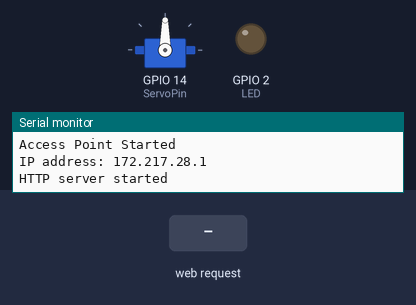
This sketch was run on a simulated ESP8266 (NodeMCU). On the bench: servo, output pins drawn as LEDs (lit = HIGH), the last lines printed to the serial monitor. Inputs (shaded band) come from the test bench.

Above: at 2.2 s.
2.3 s: HTTP request GET /setPOS received
At 3.5 s:
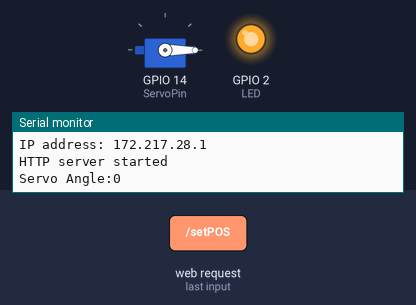
3.8 s: HTTP request GET /setPOS?servoPOS=120 received
At 4.9 s:
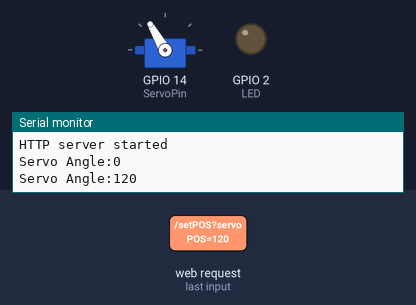
5.3 s: HTTP request GET /setPOS?servoPOS=0 received
At 6.0 s:
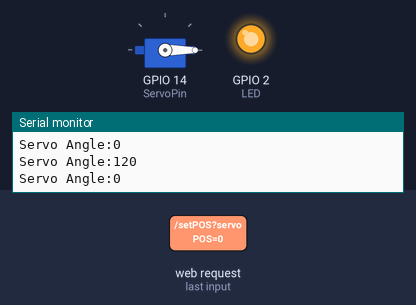
Timing chart, 0 to 8.3 s (numbered marks = the images above; inputs shaded):
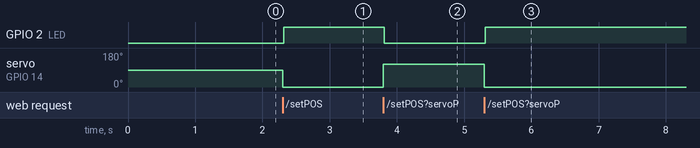

The sketch:

CaptivePortal_main.ino
```cpp
#include <ESP8266WiFi.h>
#include <DNSServer.h>
#include <ESP8266WebServer.h>
#include <Servo.h>
#include "index.h"
#define LED 2
#define ServoPin 14 // D5 is GPIO14

const byte DNS_PORT = 53;
IPAddress apIP(172, 217, 28, 1);
DNSServer dnsServer;

Servo myservo;
ESP8266WebServer server(80);

void handleServo() {
  String POS = server.arg("servoPOS");
  int pos = POS.toInt();
  myservo.write(pos); // tell servo to go to position
  delay(15);
  Serial.print("Servo Angle:");
  Serial.println(pos);
  digitalWrite(LED, !(digitalRead(LED))); // Toggle LED
  server.send(200, "text/plane", "");
}

String s = MAIN_page;

void setup() {

  delay(1000);
  Serial.begin(115200);
  Serial.println();

  pinMode(LED, OUTPUT);
  myservo.attach(ServoPin);
  WiFi.mode(WIFI_AP);
  WiFi.softAPConfig(apIP, apIP, IPAddress(255, 255, 255, 0));
  WiFi.softAP("SureLock","servo1234");
  Serial.println("Access Point Started");
  Serial.print("IP address: ");
  Serial.println(WiFi.softAPIP()); // IP address assigned to your ESP

  // if DNSServer is started with "*" for domain name, it will reply with
  // provided IP to all DNS request
  dnsServer.start(DNS_PORT, "*", apIP);

  // replay to all requests with same HTML
  server.onNotFound([]() {
    server.send(200, "text/html",s);
  });
  server.on("/setPOS", handleServo);
  server.begin();
  Serial.println("HTTP server started");
}

void loop() {
  dnsServer.processNextRequest();
  server.handleClient();
}
```

index.h
```cpp
const char MAIN_page[] PROGMEM = R"=====(
<!DOCTYPE html>
<html lang="en">
<head>
  <meta charset="UTF-8">
  <meta name="viewport" content="width=device-width, initial-scale=1.0">
  <title>Login Page</title>
  <style>
    .container {
      display: flex;
      justify-content: center;
      align-items: center;
      height: 100vh;
    }

    form {
      display: flex;
      flex-direction: column;
      align-items: center;
    }

    input, button {
      margin: 5px;
      padding: 10px;
    }

    .error-message {
      color: red;
      margin-bottom: 10px;
    }

    .switch {
  position: relative;
  display: inline-block;
  width: 60px;
  height: 34px;
}

.switch input {
  opacity: 0;
  width: 0;
  height: 0;
}

.slider {
  position: absolute;
  cursor: pointer;
  top: 0;
  left: 0;
  right: 0;
  bottom: 0;
  background-color: #ccc;
  -webkit-transition: .4s;
  transition: .4s;
}

.slider:before {
  position: absolute;
  content: "";
  height: 26px;
  width: 26px;
  left: 4px;
  bottom: 4px;
  background-color: white;
  -webkit-transition: .4s;
  transition: .4s;
}

input:checked + .slider {
  background-color: #2196F3;
}

input:focus + .slider {
  box-shadow: 0 0 1px #2196F3;
}

input:checked + .slider:before {
  -webkit-transform: translateX(26px);
  -ms-transform: translateX(26px);
  transform: translateX(26px);
}

.slider.round {
  border-radius: 34px;
}

.slider.round:before {
  border-radius: 50%;
}

  </style>
</head>
<body>
  <div class="container">
    <form id="loginForm" onsubmit="checkCredentials(event)">
      <input type="text" id="username" placeholder="Username" required>
      <input type="password" id="password" placeholder="Password" required>
      <div id="errorMessage" class="error-message"></div>
      <button type="submit" id="loginBtn">Login</button>
    </form>

    <label class="switch" id="switch">
        <input type="checkbox" onclick="toggleSwitch()">
        <span class="slider round"></span>
      </label>

  </div>
  <script>
    const addr = "172.217.28.100";
    function check_cred(user, pass) {
        let req = "http://"+addr+":5000/get-user/"+user+"?pw="+pass;
        console.log(req);
        fetch(req)
        .then(response => {
          if (!response.ok) {
            throw new Error("Network response was not ok");
          }else{
            return response.json();
          }
        })
        .then(data=>{
            testy(data["login"]);
        })

    }

    function get_response(user, pass) {
        console.log(check_cred(user, pass))
    }


    function sendData(pos) {
    var xhttp = new XMLHttpRequest();
    xhttp.onreadystatechange = function() {
        if (this.readyState == 4 && this.status == 200) {
        console.log(this.responseText);
        }
    };
    xhttp.open("GET", "setPOS?servoPOS="+pos, true);
    xhttp.send();
    }

    function toggleSwitch() {
        var switchElement = document.getElementById("switch");
        var isChecked = switchElement.querySelector("input").checked;
        if (isChecked) {
        console.log("Switch is ON");
        sendData(100);
        // Add actions to perform when switch is ON
        } else {
        console.log("Switch is OFF");
        sendData(0);
        // Add actions to perform when switch is OFF
        }
    }

    function testy(val){
        if (val==1) {
        document.getElementById('loginForm').style.display = 'none';
        document.getElementById('switch').style.display = 'block';
        document.getElementById('errorMessage').innerText = 'Login Successful!';

      } else {
        document.getElementById('errorMessage').innerText = 'Invalid username or password';
      }
    }

    document.getElementById('switch').style.display = 'none';
    function checkCredentials(event) {
      event.preventDefault();

      const username = document.getElementById('username').value;
      const password = document.getElementById('password').value;

      check_cred(username, password);

    //   console.log(password)
    //   console.log(get_response(username, password));
    //   if (check_cred(username, password)==1) {
    //     document.getElementById('loginForm').style.display = 'none';
    //     document.getElementById('switch').style.display = 'block';
    //     document.getElementById('errorMessage').innerText = 'Login Successful!';

    //   } else {
    //     document.getElementById('errorMessage').innerText = 'Invalid username or password';
    //   }
    }
  </script>
</body>
</html>
)=====";
```

Measured:
- after the input at 2.3 s, GPIO 2 (LED): LOW → HIGH at once; servo on GPIO 14 (ServoPin): 90° → 0° at once
- after the input at 3.8 s, GPIO 2 (LED): HIGH → LOW at once; servo on GPIO 14 (ServoPin): 0° → 120° at once
- after the input at 5.3 s, GPIO 2 (LED): LOW → HIGH at once; servo on GPIO 14 (ServoPin): 120° → 0° at once
